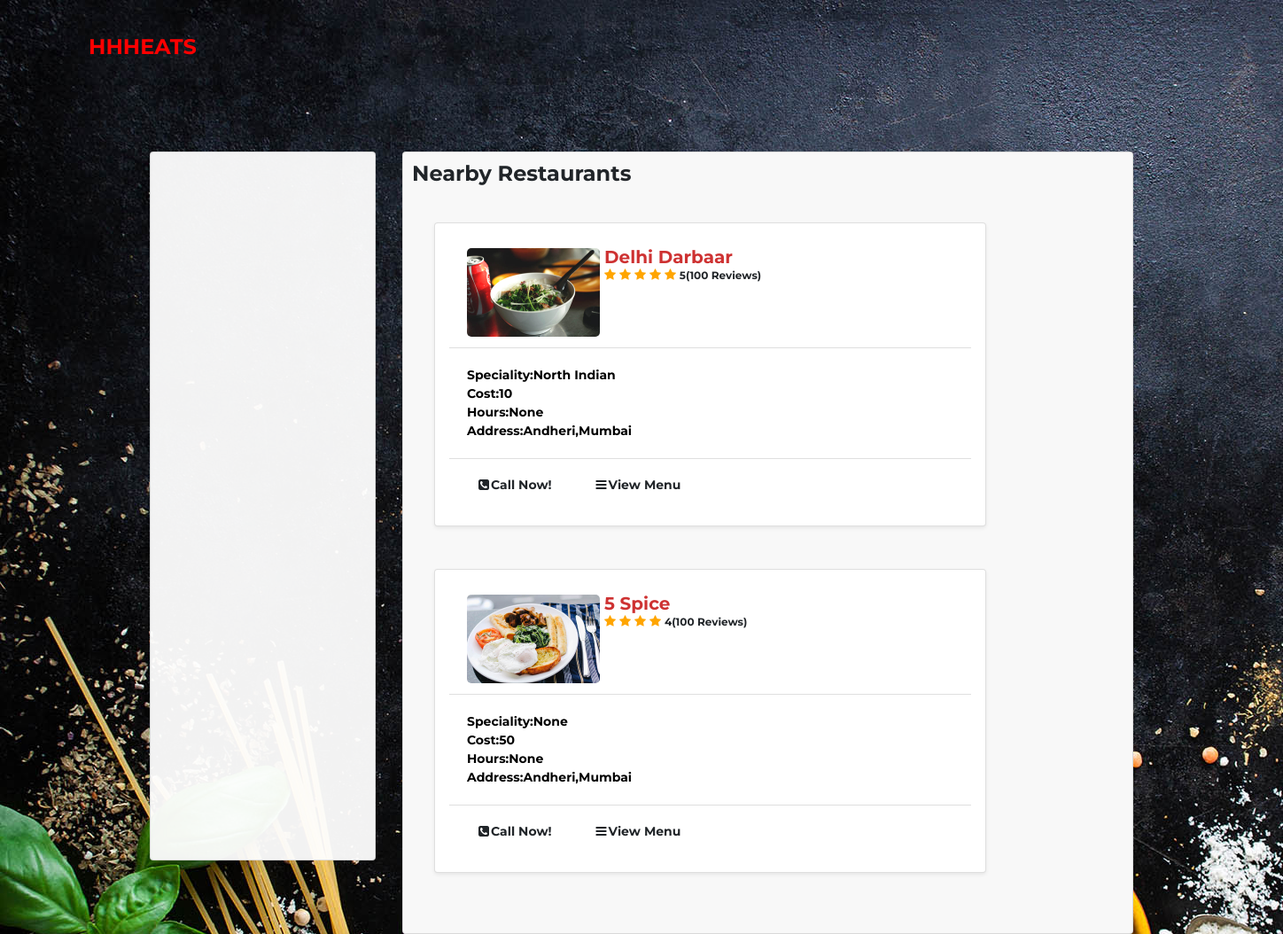
Page /showMenu/ on the committed database.
### foodapp/models.py (models this page shows, shortened)
class Restaurant(models.Model):
    user = models.OneToOneField(Owner, on_delete=models.CASCADE)
    rname = models.CharField(max_length=100, blank=False)
    info = models.CharField(max_length=40, blank=False)
    min_ord = models.CharField(max_length=5, blank=False)
    location = models.CharField(max_length=40, blank=False)
    r_logo = models.FileField(upload_to="rest_logo",blank=False)
    speciality=models.CharField(max_length=200,null=True,blank=True)
    hours=models.CharField(max_length=200,null=True,blank=True)
    rating=models.IntegerField(null=True,blank=True)
    phone=models.CharField(max_length=20,null=True,blank=True)
    REST_STATE_OPEN = "Open"
    REST_STATE_CLOSE = "Closed"
    REST_STATE_CHOICES = (
        (REST_STATE_OPEN, REST_STATE_OPEN),
        (REST_STATE_CLOSE, REST_STATE_CLOSE),
    )
    status = models.CharField(
        max_length=50, choices=REST_STATE_CHOICES, default=REST_STATE_OPEN, blank=False
    )
    approved = models.BooleanField(blank=False, default=True)
    def __str__(self):
        return self.rname

### foodapp/views.py (the view)
# urls.py: path("showMenu/",views.listRestaurant,name="ListRestaurant"),
def listRestaurant(request):
    data=Restaurant.objects.all()
    print(data)
    return render(request,"restaurant.html",{"Restaurants":data})

### foodapp/templatetags/giverange.py (called while the page is built)
@register.filter(name='val')
def val(count):
    return range(count)

### foodapp/templates/restaurant.html (shortened to what this page needs)
{% load static %}
{% load giverange %}
<!DOCTYPE html>
<html lang="en">
<head>
     <link rel="stylesheet" href="https://maxcdn.bootstrapcdn.com/bootstrap/4.5.2/css/bootstrap.min.css">
     <link rel="stylesheet" href="https://cdnjs.cloudflare.com/ajax/libs/font-awesome/4.7.0/css/font-awesome.min.css">
     <link rel="stylesheet" href="{% static 'css/restaurant.css' %}">
</head>
<body>
  <a href="{% url 'login' %}" class="navbar-brand">HHHEATS</a>
  <div class="container">
    <div class="row">
      <div class="col-lg-3">
        <div class="card" id="filters">
          <div class="card-body"></div>
        </div>
      </div>
      <div class="col-lg-9">
        <div class="card" id="restaurants">
          <div class="card-title"><h4><strong>Nearby Restaurants</strong></h4></div>
          <div class="card-body">
            <div class="container-fluid">
              <div class="row">
                <div class="col-lg-10">
                  {% for i in Restaurants %}
                  <div class="card shadow-sm p-3 mb-5 bg-white rounded" id="ind_res">
                    <div class="card-header"><div><img class="card-img-top" src="{{i.r_logo.url}}" alt="Card image cap"></div>
                    <p class="card-title" >{{i.rname}}</p>
                    {% for j in i.rating|val %}
                    <span class="fa fa-star checked"></span>
                    {% endfor %}
                    <span class="rating">{{i.rating}}(100 Reviews)</span>
                  </div>
                    <div class="card-body">
                      <div >Speciality:{{i.speciality}}</div>
                      <div >Cost:{{i.min_ord}}</div>
                      <div >Hours:{{i.hours}}</div>
                      <div >Address:{{i.location}}</div>
                    </div>
                    <div class="card-footer">
                      <span><button type="button" class="btn btn-default" id="callnow" data-toggle="modal" data-target="#myModal"><i class="fa fa-phone-square" aria-hidden="true"></i>Call Now!</button>
                      </span>
                      <span> <a href="{% url 'restuarantMenu' pk=i.id %}"><button type="button" class="btn btn-default" id="viewmenu"><i class="fa fa-bars" aria-hidden="true"></i>View Menu</button></a>
                      </span>
                </div>
                </div>
                {% endfor %}
              </div>
          </div>
        </div>
      </div>
    </div>
  </div>
</body>
</html>

### foodapp/static/css/restaurant.css (style rules this page uses)
body { background-image: url(../images/slider-image2.jpg); font-family: 'Montserrat', sans-serif; overflow-x: hidden; }
.navbar-brand { color: red; font-size: 24px; font-weight: bold; margin-left: 100px; margin-top: 30px; padding-right: 100%; padding-bottom: 100px; }
#filters { height: 100vh; opacity: 95%; }
#restaurants { height: auto; background-color: #f8f8f8; }
#restaurants .card-title { margin-top: 10px; margin-left: 10px; }
#ind_res .card-header { font-weight: bold; font-size: 14px; background-color: white; }
#ind_res .card-title { font-size: 20px; font-weight: bold; color: #ce3232; padding: 0; margin: 0; line-height: 20px; }
#ind_res .card-body { font-size: 14px; font-weight: bold; color: black; }
#ind_res .card-footer { font-weight: bold; font-size: 14px; background-color: white; }
.btn-default { font-size: 14px; font-weight: bold; }
.card-img-top { width: 150px; height: 100px; float: left; margin-right: 5px; border-radius: 5px; }
p { text-align: justify; }
#viewmenu { margin-left: 20px; }
.checked { color: orange; }
.rating { font-size: 12px; }
.fa-phone-square { margin-right: 2px; }
.fa-bars { margin-right: 2px; }

### rows in the picture
Restaurant: r_logo (picture), rname "Delhi Darbaar", rating "5", speciality "North Indian", min_ord "10", hours "None", location "Andheri,Mumbai"
Restaurant: r_logo (picture), rname "5 Spice", rating "4", speciality "None", min_ord "50", hours "None", location "Andheri,Mumbai"
